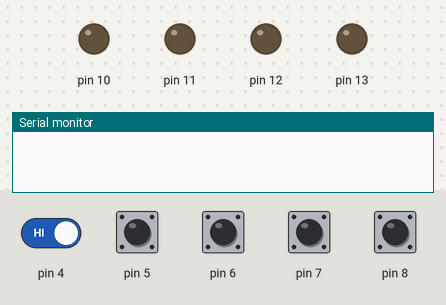
A sketch run on a simulated Arduino Uno, built with avr-gcc and run on an emulated ATmega328P. Shown: output pins drawn as LEDs (lit = HIGH), the last lines printed to the serial monitor. The inputs (shaded band) are chosen by the test bench; at power-on: pin 4–8 HIGH.

Above: at 1.2 s.
1.3 s: pin 8 pulled LOW for 0.15 s
At 1.7 s:
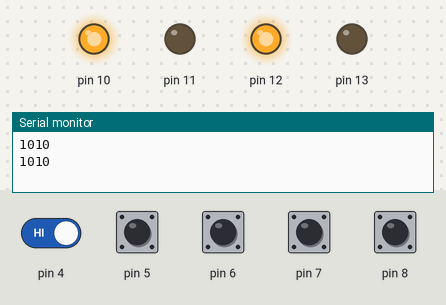
2.9 s: pin 4 driven LOW and pin 8 driven LOW
At 4.1 s:
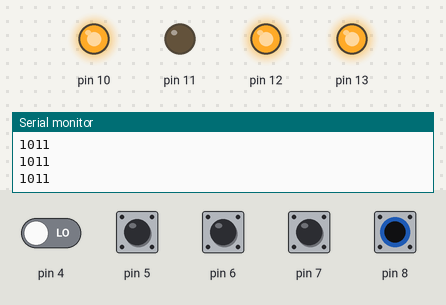
4.4 s: pin 5 pulled LOW for 0.15 s
At 4.5 s:
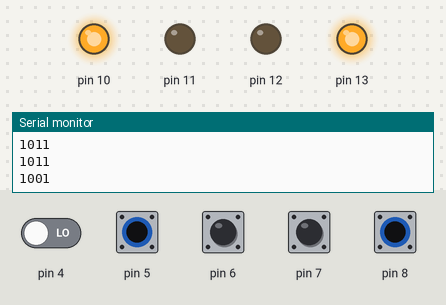
6.1 s: pin 6 pulled LOW for 0.15 s
At 6.21 s:
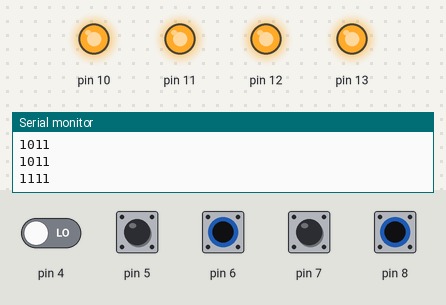
7.8 s: pin 7 pulled LOW for 0.15 s
At 7.91 s:
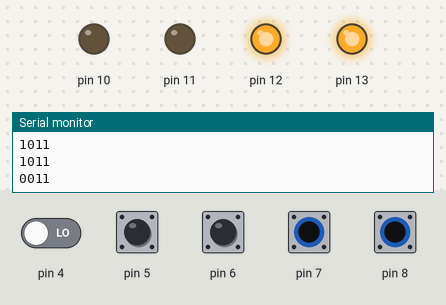
9.5 s: pin 4 driven HIGH
At 10.0 s:
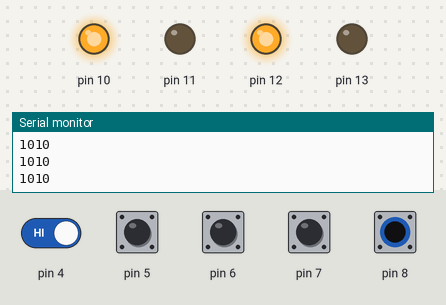
Timing chart, 0 to 12.0 s (numbered marks = the images above; inputs shaded):
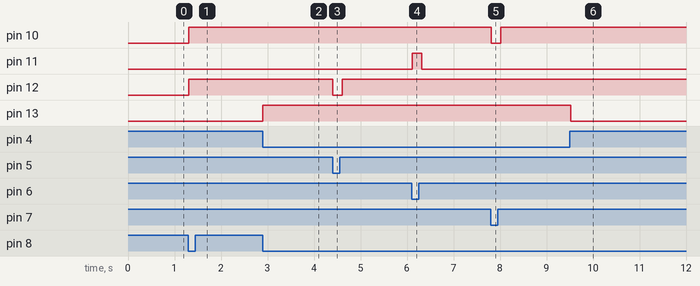

Measured:
- after the input at 1.3 s, pin 10, pin 12: LOW → HIGH at once
- after the input at 2.9 s, pin 13: LOW → HIGH at once
- after the input at 4.4 s, pin 12: HIGH → LOW at once, → HIGH 0.20 s later
- after the input at 6.1 s, pin 11: LOW → HIGH at once, → LOW 0.20 s later
- after the input at 7.8 s, pin 10: HIGH → LOW at once, → HIGH 0.20 s later
- after the input at 9.5 s, pin 13: HIGH → LOW at once

The sketch:

Encryptor.ino
```cpp
//char words[] = {'a', 'b', 'c', 'd', 'e', 'f', 'g', 'h', 'i', 'j', 'k', 'l', 'm', 'n', 'o', 'p', 'q', 'r', 's', 't', 'u', 'v', 'w', 'x', 'y', 'z'};
byte one,two, three, four;

void setup(){
  Serial.begin(9600);
  pinMode(7, INPUT_PULLUP);
  pinMode(6, INPUT_PULLUP);
  pinMode(5, INPUT_PULLUP);
  pinMode(4, INPUT_PULLUP);
  pinMode(8, INPUT_PULLUP);
  pinMode(10, OUTPUT);
  pinMode(11, OUTPUT);
  pinMode(12, OUTPUT);
  pinMode(13, OUTPUT);
}

void loop(){
  one = digitalRead(7);
  two = digitalRead(6);
  three = digitalRead(5);
  four = digitalRead(4);
  if(digitalRead(8) == 0){
    if(two == 1){
      two = 0;
    } else if(two == 0){
      two = 1;
    }

    if(four == 1){
      four = 0;
    } else if(four == 0){
      four = 1;
    }

    Serial.print(one);
    Serial.print(two);
    Serial.print(three);
    Serial.println(four);
    if(one == 1){
      digitalWrite(10, HIGH);
    } else if(one == 0) {
      digitalWrite(10, LOW);
    }

    if(two == 1){
      digitalWrite(11, HIGH);
    } else if(two == 0) {
      digitalWrite(11, LOW);
    }

    if(three == 1){
      digitalWrite(12, HIGH);
    } else if(three == 0) {
      digitalWrite(12, LOW);
    }

    if(four == 1){
      digitalWrite(13, HIGH);
    } else if(four == 0) {
      digitalWrite(13, LOW);
    }
    delay(50);
  }
  delay(50);
}
```
